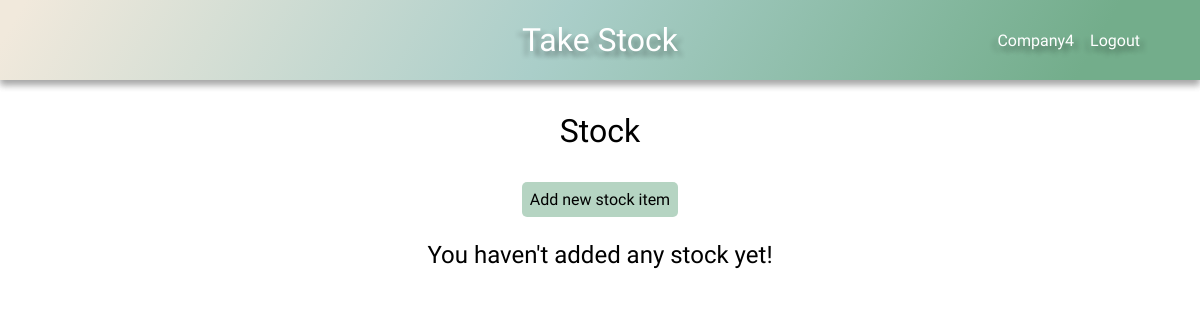
The app's page /stock/ (signed in), older data.
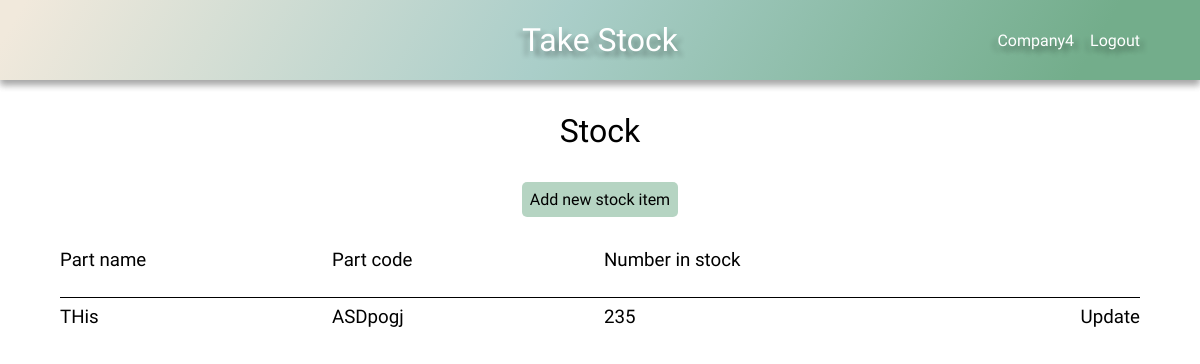
The same page, newer data.
### stock/models.py (models this page shows, shortened)
class Stock(models.Model):
    name = models.CharField(max_length=100)
    code = models.CharField(max_length=100)
    number_in_stock = models.IntegerField()
    company = models.ForeignKey(User, on_delete=models.CASCADE, default=1)

### stock/views.py (the view)
# urls.py: path('stock/', stock_page, name='stock'),
def stock_page(request):
    default_user = request.user
    stock = Stock.objects.filter(company=default_user)
    context = {
        'stock': stock,
    }
    return render(request, 'stock.html', context)

### stock/context_processors.py (called while the page is built)
def base(request):
    default_user = request.user
    return ({'default_user': default_user})

### stock/templates/stock.html
{% extends 'base.html' %}
{% load static %}
{% block head %}
    <link rel="stylesheet" href="{% static 'css/style.css' %}">
    <link rel="stylesheet" href="{% static 'css/grid.css' %}">
{% endblock %}
{% block content %}
    <h1>Stock</h1>
    <div class="add-new btn btn-submit btn-hover">
        <a href="{% url 'add_new_stock_part' %}">Add new stock item</a>
    </div>
    {% if not stock %}
        <h2 class="center">You haven't added any stock yet!</h2>
    {% else %}
        <div class="grid">
            <div class="grid-headings grid-4">
                <h3>Part name</h3>
                <h3>Part code</h3>
                <h3>Number in stock</h3>
            </div>
            {% for item in stock %}
            <div class="grid-row grid-4">
                <div class="item-name-content">
                    <h3>{{ item.name }}</h3>
                </div>
                <div class="item-code-content">
                    <h3>{{ item.code }}</h3>
                </div>
                <div class="item-number-content">
                    <h3>{{ item.number_in_stock }}</h3>
                </div>
                <div class="update">
                    <h3><a href="{% url 'update-stock' item.pk %}">Update</a></h3>
                </div>
            </div>
            {% endfor %}
        </div>
    {% endif %}
{% endblock %}

### stock/templates/base.html (shortened to what this page needs)
{% load static %}
<!DOCTYPE html>
<html lang="en">
<head>
    <link rel="stylesheet" href="{% static 'css/style.css' %}">
    {% block head %}
    {% endblock %}
</head>
<body>
    <header class="main-header">
        <h1><a href="{% url 'home' %}">Take Stock</a></h1>
        <div class="user-nav">
            {% if user.is_authenticated %}
                <div id="dropdown">{{ default_user }}
                </div>
                <a href="{% url 'logout' %}">Logout</a>
            {% else %}
                <a href="{% url 'login' %}">Login</a>
                <a href="{% url 'register' %}">Register</a>
            {% endif %}
        </div>
    </header>
    {% block content %}
    {% endblock %}
</body>
</html>

### stock/static/css/style.css (style rules this page uses)
:root { --clr-mix-calm: 120deg, #f1e9dc 2%, #aacec9, #73ad8b 90%; --shadow: 0 10px 20px 0 rgba(0, 0, 0, .2), 0 10px 20px 0 rgba(0, 0, 0, .2); --shadow-s: 0 5px 7px 0 rgba(0, 0, 0, .2), 0 5px 7px 0 rgba(0, 0, 0, .2); --shadow-l: 0 20px 30px 0 rgba(0, 0, 0, .2), 0 20px 30px 0 rgba(0, 0, 0, .2); --shadow-tl: 5px 5px 5px rgba(0, 0, 0, .2), -5px 5px 5px rgba(0, 0, 0, .2); --header-height: 5em; --hover: .522; --btn-submit: hsla(145, 26%, 56%, var(--hover)); --btn-delete: hsla(0, 58%, 86%, var(--hover)); }
*, *::before, *::after { margin: 0; padding: 0; box-sizing: border-box; text-decoration: none; list-style-type: none; color: #000000; font-family: 'Nanum Gothic', 'Gill Sans', 'Gill Sans MT', Calibri, 'Trebuchet MS', sans-serif; font-weight: 300; }
body { overflow-x: hidden; }
h1, .center, .add-new { width: max-content; margin: 1em auto; }
.add-new { padding: .5em; border-radius: 5px; }
.main-header { display: flex; justify-content: center; align-items: center; height: var(--header-height); background: linear-gradient(var(--clr-mix-calm)); box-shadow: var(--shadow-s); position: relative; }
.main-header h1 a { color: #FFFFFF; text-shadow: var(--shadow-tl); }
.btn { border: none; }
.btn-submit { background-color: var(--btn-submit); }
.user-nav { max-width: 20%; display: flex; justify-content: space-between; gap: 1em; position: absolute; right: 5%; }
.user-nav div, .user-nav a { color: #FFFFFF; text-shadow: var(--shadow-tl); }
#dropdown { position: relative; cursor: pointer; }

### stock/static/css/grid.css (style rules this page uses)
.grid { display: grid; min-width: 80%; max-width: 90%; margin: 2em auto; grid-auto-flow: row; grid-column: repeat(12, 1fr); }
.grid-headings { display: grid; height: 3em; }
.grid-row { display: grid; align-items: center; grid-auto-flow: column; padding: .5em 0; border-top: 1px solid #000000; }
.grid-4 { grid-template-columns: repeat(4, 1fr); gap: .5em; }
.grid-4 > *, .grid-5 > * { max-width: 100%; overflow-x: scroll; }
.update { text-align: end; }

Row changes from the older to the newer data that the page shows:
added Stock: name "THis", code "ASDpogj", number_in_stock "235"
Text that changed along with them:
text no longer shown: "You haven't added any stock yet!"
text now shown: "Part name Part code Number in stock"
